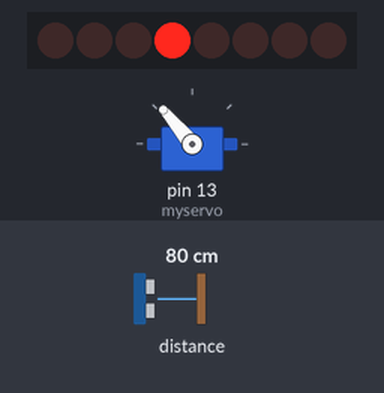
This sketch was run on a simulated Arduino Uno, built with avr-gcc and run on an emulated ATmega328P. Shown: 8 shift-register outputs drawn as a row of LEDs (first output left, lit = HIGH), servo. Wiring (inferred from the names in the program): shift register (74HC595): data pin 10; shift clock pin 12; latch pin 11. Wiring (inferred from the signals the program sends): row of LEDs: on Q0, Q1, Q2, Q3, Q4, Q5, Q6, Q7. Inputs (shaded band) come from the test bench; at power-on: distance to the obstacle 80 cm.

Above: at 0.98 s.
1.3 s: distance to the obstacle set to 43 cm
4.3 s: distance to the obstacle set to 38 cm
At 5.3 s:
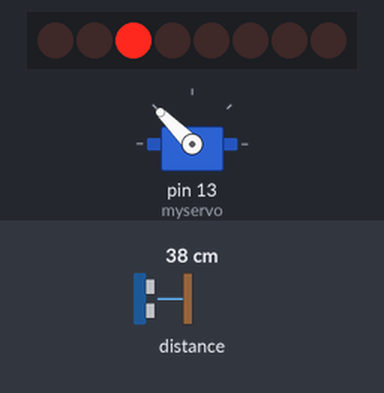
5.9 s: distance to the obstacle set to 60 cm
At 6.35 s:
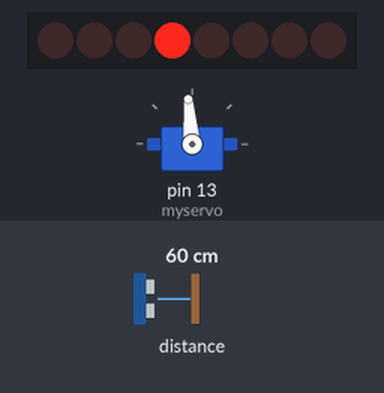
7.4 s: distance to the obstacle set to 2 cm
At 8.9 s:
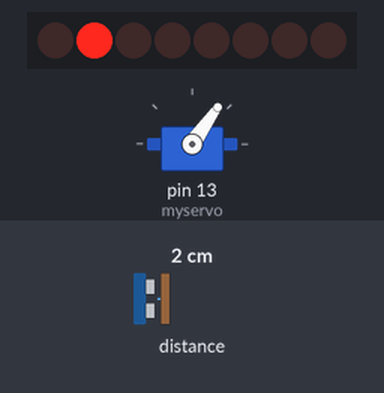
Timing chart, 0 to 10.0 s (numbered marks = the images above; inputs shaded):
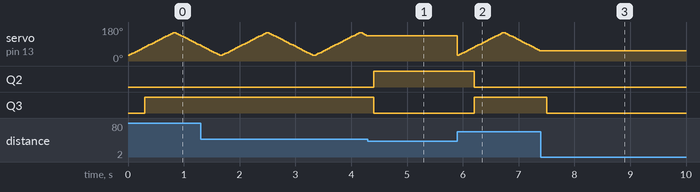

Measured:
- the behaviour switches between 41 and 40 cm on distance to the obstacle (found by bisection; images 0 and 1)
- after the input at 4.3 s, servo on pin 13 (myservo): stops changing and stays 135°; Q2: LOW → HIGH after 0.10 s; Q3: HIGH → LOW after 0.10 s
- after the input at 5.9 s, Q2: HIGH → LOW after 0.30 s; Q3: LOW → HIGH after 0.30 s
- after the input at 7.4 s, servo on pin 13 (myservo): stops changing and stays 55°; Q3: HIGH → LOW after 0.10 s

The sketch:

sketch_oct09aaaa.ino
```cpp
#include <Adafruit_VL53L0X.h>

Adafruit_VL53L0X lox = Adafruit_VL53L0X();

#include <Servo.h>

int dataPin  = 10;   //Пин подключен к DS входу 74HC595
int latchPin = 11;  //Пин подключен к ST_CP входу 74HC595
int clockPin = 12;  //Пин подключен к SH_CP входу 74HC595

Servo myservo;

double dst;
int angle = 30;
bool obst = false;
int stopAngle = 0;

void move(int dir) {
   if (dir == 1) {  //вперед
    digitalWrite(2,LOW);
    digitalWrite(3,HIGH);
    digitalWrite(4,LOW);
    digitalWrite(5,HIGH);
    digitalWrite(6,HIGH);
    digitalWrite(7,LOW);
    digitalWrite(8,LOW);
    digitalWrite(9,HIGH);
   }
    if (dir == 2) { //назад
    digitalWrite(3,LOW);
    digitalWrite(2,HIGH);
    digitalWrite(5,LOW);
    digitalWrite(4,HIGH);
    digitalWrite(7,HIGH);
    digitalWrite(6,LOW);
    digitalWrite(9,LOW);
    digitalWrite(8,HIGH);
   }
    if (dir == 3) {//направо
    digitalWrite(2,LOW);
    digitalWrite(3,HIGH);
    digitalWrite(4,LOW);
    digitalWrite(5,HIGH);
    digitalWrite(6,LOW);
    digitalWrite(7,HIGH);
    digitalWrite(8,HIGH);
    digitalWrite(9,LOW);
   }
   if (dir == 4) {//налево
    digitalWrite(3,LOW);
    digitalWrite(2,HIGH);
    digitalWrite(5,LOW);
    digitalWrite(4,HIGH);
    digitalWrite(7,LOW);
    digitalWrite(6,HIGH);
    digitalWrite(9,HIGH);
    digitalWrite(8,LOW);
   }
   if (dir == 5) {//стоп
    digitalWrite(2,LOW);
    digitalWrite(3,LOW);
    digitalWrite(4,LOW);
    digitalWrite(5,LOW);
    digitalWrite(6,LOW);
    digitalWrite(7,LOW);
    digitalWrite(8,LOW);
    digitalWrite(9,LOW);
   }

}

void setup(){
     myservo.attach(13);
     myservo.write(angle);
    //Serial.begin(9600);
    lox.begin();

  pinMode(latchPin, OUTPUT);
  pinMode(clockPin, OUTPUT);
  pinMode(dataPin, OUTPUT);


}

void loop(){
  VL53L0X_RangingMeasurementData_t measure;

if (!obst) {
  for (int i=30; i<=150; i=i+5){
    myservo.write(i);
    lox.rangingTest(&measure, false);
    dst = measure.RangeMilliMeter/10;
    //Serial.println(dst);
    move(1);
    //Serial.println("вперед");

  digitalWrite(latchPin, LOW);                        // устанавливаем синхронизацию "защелки" на LOW
  shiftOut(dataPin, clockPin, LSBFIRST, B00010000);   // передаем последовательно на dataPin
  digitalWrite(latchPin, HIGH);                       //"защелкиваем" регистр, тем самым устанавливая значения на выходах

    if (dst>=0 && dst<=40) {
      move(5);
      //Serial.println("стоп");

  digitalWrite(latchPin, LOW);                        // устанавливаем синхронизацию "защелки" на LOW
  shiftOut(dataPin, clockPin, LSBFIRST, B10000000);   // передаем последовательно на dataPin
  digitalWrite(latchPin, HIGH);                       //"защелкиваем" регистр, тем самым устанавливая значения на выходах
      delay(100);
      obst = true;
      stopAngle = i;
      break;
    }
  }
}

if (!obst) {
  for (int i=150; i>=30; i=i-5){
    myservo.write(i);
    lox.rangingTest(&measure, false);
    dst = measure.RangeMilliMeter/10;
    //Serial.println(dst);
    move(1);
    //Serial.println("вперед");

  digitalWrite(latchPin, LOW);                        // устанавливаем синхронизацию "защелки" на LOW
  shiftOut(dataPin, clockPin, LSBFIRST, B00010000);   // передаем последовательно на dataPin
  digitalWrite(latchPin, HIGH);                       //"защелкиваем" регистр, тем самым устанавливая значения на выходах

    if (dst >=0 && dst <=40) {
      move(5);
      //Serial.println("стоп");
    delay(100);
    digitalWrite(latchPin, LOW);                        // устанавливаем синхронизацию "защелки" на LOW
    shiftOut(dataPin, clockPin, LSBFIRST, B10000000);   // передаем последовательно на dataPin
    digitalWrite(latchPin, HIGH);                       //"защелкиваем" регистр, тем самым устанавливая значения на выходах

      obst = true;
      stopAngle = i;
      break;
    }

    //delay(150);
  }
}
//Serial.print("angle");
//Serial.println(stopAngle);

if (obst) {
  if (stopAngle >= 91) {
    move(3);
    //Serial.println("направо");

  digitalWrite(latchPin, LOW);                        // устанавливаем синхронизацию "защелки" на LOW
  shiftOut(dataPin, clockPin, LSBFIRST, B00100000);   // передаем последовательно на dataPin
  digitalWrite(latchPin, HIGH);                       //"защелкиваем" регистр, тем самым устанавливая значения на выходах

    lox.rangingTest(&measure, false);
    dst = measure.RangeMilliMeter/10;
    if (dst>41 || dst <0) {
      obst = false;
    }
  }
    if (stopAngle <= 89) {
    move(4);
    //Serial.println("налево");

  digitalWrite(latchPin, LOW);                        // устанавливаем синхронизацию "защелки" на LOW
  shiftOut(dataPin, clockPin, LSBFIRST, B01000000);   // передаем последовательно на dataPin
  digitalWrite(latchPin, HIGH);                       //"защелкиваем" регистр, тем самым устанавливая значения на выходах

    lox.rangingTest(&measure, false);
    dst = measure.RangeMilliMeter/10;
    if (dst>41 || dst <0) {
      obst = false;
    }
  }
    if (stopAngle == 90) {
    move(3);
    //Serial.println("направо");

    digitalWrite(latchPin, LOW);                        // устанавливаем синхронизацию "защелки" на LOW
    shiftOut(dataPin, clockPin, LSBFIRST, B00100000);   // передаем последовательно на dataPin
    digitalWrite(latchPin, HIGH);                       //"защелкиваем" регистр, тем самым устанавливая значения на выходах

    lox.rangingTest(&measure, false);
    dst = measure.RangeMilliMeter/10;
    if (dst>41 || dst <0) {
      obst = false;
    }
  }
//Serial.println(obst);
}
}
```
